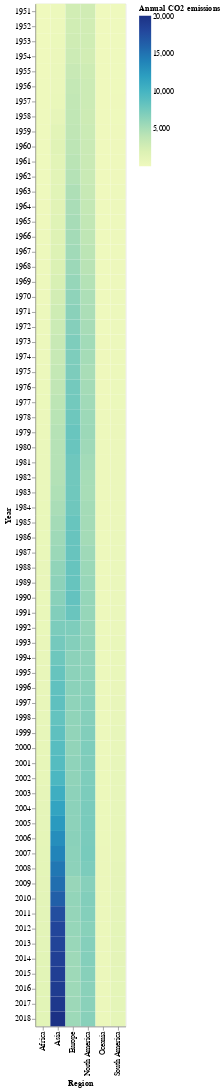

Notebook code for this chart:
### Code cell
alt.Chart(carbon_region[carbon_region['Year']>1950]).mark_rect().encode(
    x='Region:O',
    y='Year:O',
    color='Annual CO2 emissions:Q'
)

### Figure 1 — Vega-Lite specification as saved in the notebook (floating-point values rounded to 4 significant figures; data arrays with more than 128 entries replaced by an {"elided": "..."} marker saying what was removed)
{"config": {"view": {"continuousWidth": 400, "continuousHeight": 300}}, "data": {"name": "data-100e961a39ac2f481f9be0fa6a67a5fb"}, "mark": "rect", "encoding": {"color": {"type": "quantitative", "field": "Annual CO2 emissions"}, "x": {"type": "ordinal", "field": "Region"}, "y": {"type": "ordinal", "field": "Year"}}, "$schema": "https://vega.github.io/schema/vega-lite/v4.8.1.json", "datasets": {"data-100e961a39ac2f481f9be0fa6a67a5fb": {"elided": "408 records"}}}
